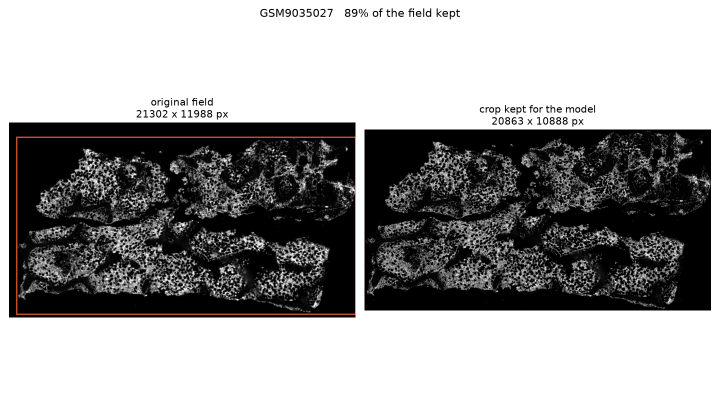
#> input picture workspace/runs/gse299193_v3/observations/image_crop/GSM9035027_original_vs_crop.png, 1440 x 840 px (shown at 1/2 size); its folder holds only this picture in this run
$ python -i nuclei.py   (imports and definitions only)
#> lines starting #> are read from the running program, lines starting #| are printed output that depends on the picture
### src/mmprog/logging_utils.py
"""Printing and run logging.

Every stage prints what it is doing, what it found and what it decided. The same
text is appended to ``run.log`` in the run directory, so a Colab session that
disconnects still leaves a readable trace. Plain ``print`` is used deliberately:
the pipeline is read by people, not log aggregators.
"""
from __future__ import annotations

import contextlib
import datetime as _dt
import os
import sys
import time
from typing import Iterator, Optional

import numpy as np
import pandas as pd

_LOG_PATH: Optional[str] = None


# [7 lines left out: function attach_log_file, not called in this run]


def say(*parts: object, indent: int = 0) -> None:
    """Print a line with a timestamp and mirror it to the run log."""
    text = " ".join(str(p) for p in parts)
    line = f"[{_dt.datetime.now():%H:%M:%S}] {'  ' * indent}{text}"
    print(line, flush=True)
    if _LOG_PATH:
        with open(_LOG_PATH, "a") as fh:
            fh.write(line + "\n")


# [54 lines left out: functions banner, section, show_table, describe_array, timed, progress, not called in this run]


def warn(*parts: object) -> None:
    say("WARNING:", *parts)
    print(" ".join(str(p) for p in parts), file=sys.stderr)

### src/mmprog/preprocessing/nuclei.py
"""Classical nucleus detection for morphology-only inference.

At deployment there is no transcriptomics and no cell segmentation model: the
pipeline has to find nuclei in a plain image. The detector is deliberately
classical (background subtraction, local threshold, distance-transform
watershed), so that the deployed model has no dependency beyond scikit-image.

Two details matter in practice:

* Polarity. DAPI has bright nuclei on a dark background; H&E rendered to grey,
  and the synthetic fixture, have dark nuclei on a light background. The image
  median decides which case we are in (background dominates the pixel count).
* Tiling. A trephine core at level 1 is a few hundred megapixels. Processing
  it as one float32 array with several intermediate copies exhausts Colab RAM,
  so the image is processed in overlapping tiles and only centroids from each
  tile's interior are kept.
"""
from __future__ import annotations

import time

import numpy as np
import scipy.ndimage as ndi
from skimage import color, feature, filters, measure, morphology, segmentation

from ..logging_utils import say


def _nuclear_channel(img: np.ndarray) -> np.ndarray:
    """Return a float image in [0, 1] where nuclei are BRIGHT, plus the polarity label."""
    if img.ndim == 3:
        # H&E RGB: the haematoxylin OD channel is already "bright nuclei".
        g = color.rgb2hed(img)[..., 0].astype(np.float32)
        g = (g - g.min()) / (np.ptp(g) + 1e-6)
        return g, "rgb_hematoxylin"
    g = img.astype(np.float32)
    g = (g - g.min()) / (np.ptp(g) + 1e-6)
    if np.median(g) < 0.5:
        return g, "bright_nuclei_dark_background"
    return 1.0 - g, "dark_nuclei_light_background"


def _detect_tile(img: np.ndarray, min_area: int, max_area: int, bg_sigma: float) -> tuple[np.ndarray, str]:
    """Detect nuclei in one tile; returns (N, 2) float32 centroids as (x, y)."""
    nuc, polarity = _nuclear_channel(img)
    # Remove slow background variation (illumination, tissue autofluorescence).
    nuc = np.clip(nuc - ndi.gaussian_filter(nuc, bg_sigma), 0, None)
    mask = (nuc > filters.threshold_local(nuc, block_size=51, offset=-0.02)) & (nuc > 0.02)
    mask = morphology.opening(mask, morphology.disk(1))
    try:
        mask = morphology.remove_small_objects(mask, max_size=min_area - 1)
    except TypeError:  # scikit-image < 0.26
        mask = morphology.remove_small_objects(mask, min_size=min_area)
    if not mask.any():
        return np.zeros((0, 2), dtype=np.float32), polarity

    # Split touching nuclei with a watershed seeded at distance-transform peaks.
    dist = ndi.distance_transform_edt(mask)
    peaks = feature.peak_local_max(dist, min_distance=3, labels=measure.label(mask), exclude_border=False)
    markers = np.zeros(mask.shape, dtype=np.int32)
    markers[tuple(peaks.T)] = np.arange(1, len(peaks) + 1)
    labels = segmentation.watershed(-dist, markers, mask=mask)

    pts = [[p.centroid[1], p.centroid[0]] for p in measure.regionprops(labels) if min_area <= p.area <= max_area]
    return np.asarray(pts, dtype=np.float32).reshape(-1, 2), polarity


def detect_nuclei(img: np.ndarray, min_area: int = 8, max_area: int = 400, bg_sigma: float = 25,
                  tile: int = 2048, overlap: int = 64) -> np.ndarray:
    """Detect nuclei over a whole image, tile by tile.

    Returns an (N, 2) float32 array of (x, y) centroids in image pixels.
    """
#> called with min_area = 8, max_area = 400, bg_sigma = 25, tile = 2048, overlap = 64
    t0 = time.time()
    H, W = img.shape[:2]
#> H = 840; W = 1440
    out = []
    polarity = "n/a"
    n_tiles = 0
    for y0 in range(0, H, tile):
        for x0 in range(0, W, tile):
            n_tiles += 1
            ya, xa = max(y0 - overlap, 0), max(x0 - overlap, 0)
            yb, xb = min(y0 + tile + overlap, H), min(x0 + tile + overlap, W)
            pts, polarity = _detect_tile(img[ya:yb, xa:xb], min_area, max_area, bg_sigma)
            if len(pts) == 0:
                continue
            pts += np.array([xa, ya], dtype=np.float32)
            # Keep only centroids inside this tile's own (non-overlap) region.
            inside = (pts[:, 0] >= x0) & (pts[:, 0] < min(x0 + tile, W)) & \
                     (pts[:, 1] >= y0) & (pts[:, 1] < min(y0 + tile, H))
            out.append(pts[inside])
#> this loop made 1 pass
#> pass 1, in _detect_tile, `nuc, polarity = _nuclear_channel(img)`:
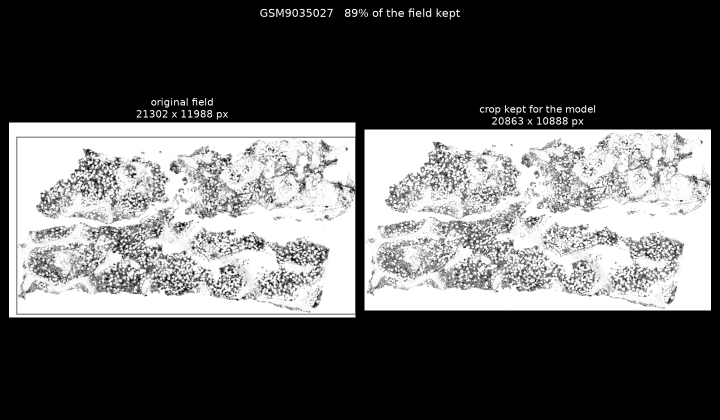
#> nuc: shape (840, 1440) float32 (shown at 1/2 size); min 0, max 1, mean 0.375
#> pass 1, in _detect_tile, `nuc = np.clip(nuc - ndi.gaussian_filter(nuc, bg_sigma), 0, None)`:
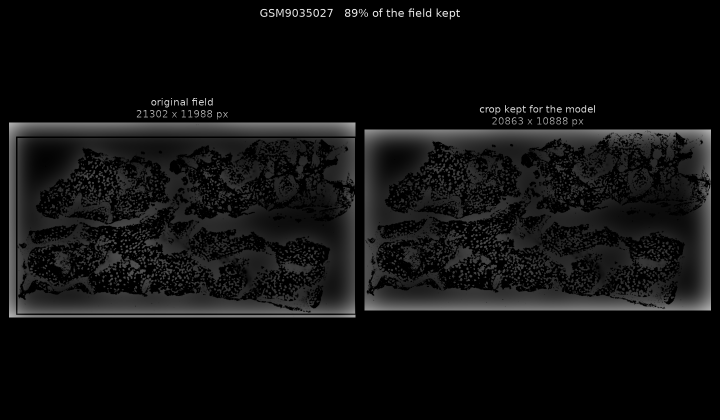
#> nuc: shape (840, 1440) float32 (shown at 1/2 size); min 0, max 0.955, mean 0.0611
#> after the loop, n_tiles = 1; out = 1 point arrays, longest 5581 points
    result = np.vstack(out) if out else np.zeros((0, 2), dtype=np.float32)
#> result = 5581 pairs, first value 24 to 1419.5, second value 17.8 to 632.1
    say(f"nucleus detection: {len(result)} nuclei in {W}x{H} image, {n_tiles} tiles, "
        f"polarity={polarity}, area window [{min_area}, {max_area}] px, {time.time() - t0:.1f}s")
    return result

>>> import cv2
>>> picture = cv2.imread('../../../workspace/runs/gse299193_v3/observations/image_crop/GSM9035027_original_vs_crop.png', cv2.IMREAD_GRAYSCALE)
>>> result = detect_nuclei(picture)

$ run again, on workspace/runs/gse299193_v3/observations/image_crop/GSM9035028_original_vs_crop.png
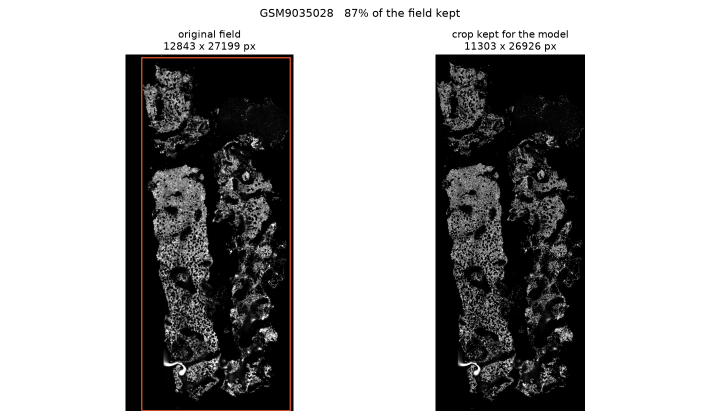
#> input picture workspace/runs/gse299193_v3/observations/image_crop/GSM9035028_original_vs_crop.png, 1440 x 840 px (shown at 1/2 size)
#> the loop in detect_nuclei, `for y0 in range(0, H, tile):` made 1 pass
#> pass 1, in _detect_tile, `nuc, polarity = _nuclear_channel(img)`:
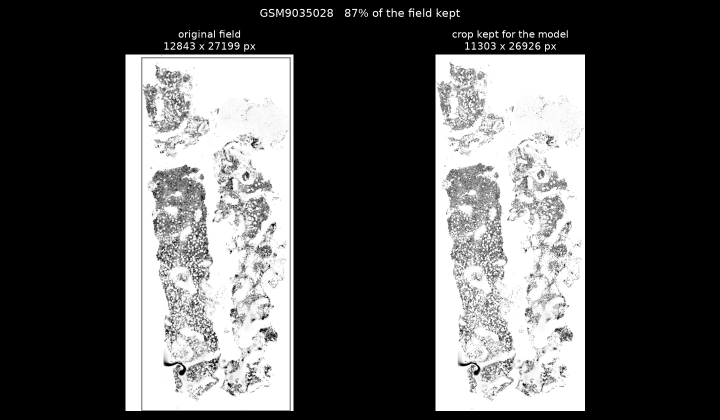
#> nuc: shape (840, 1440) float32 (shown at 1/2 size); min 0, max 1, mean 0.336
#> pass 1, in _detect_tile, `nuc = np.clip(nuc - ndi.gaussian_filter(nuc, bg_sigma), 0, None)`:
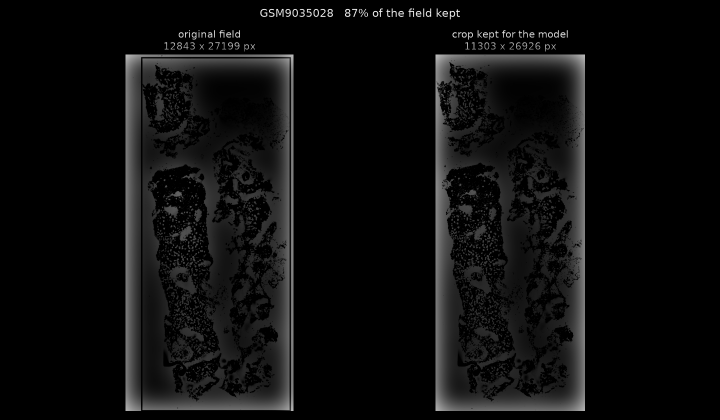
#> nuc: shape (840, 1440) float32 (shown at 1/2 size); min 0, max 0.947, mean 0.0535
#> after the loop in detect_nuclei, `for y0 in range(0, H, tile):`: n_tiles = 1; out = 1 point arrays, longest 3669 points
#> in detect_nuclei, `result = np.vstack(out) if out else np.zeros((0, 2), dtype=np.float32)`: result = 3669 pairs, first value 256.9 to 1165.9, second value 17.8 to 818.9

$ run again, on workspace/runs/gse299193_v3/observations/image_crop/GSM9035030_original_vs_crop.png
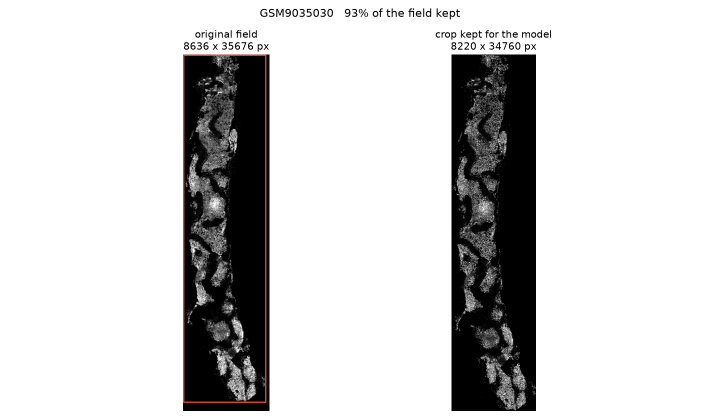
#> input picture workspace/runs/gse299193_v3/observations/image_crop/GSM9035030_original_vs_crop.png, 1440 x 840 px (shown at 1/2 size)
#> the loop in detect_nuclei, `for y0 in range(0, H, tile):` made 1 pass
#> pass 1, in _detect_tile, `nuc, polarity = _nuclear_channel(img)`:
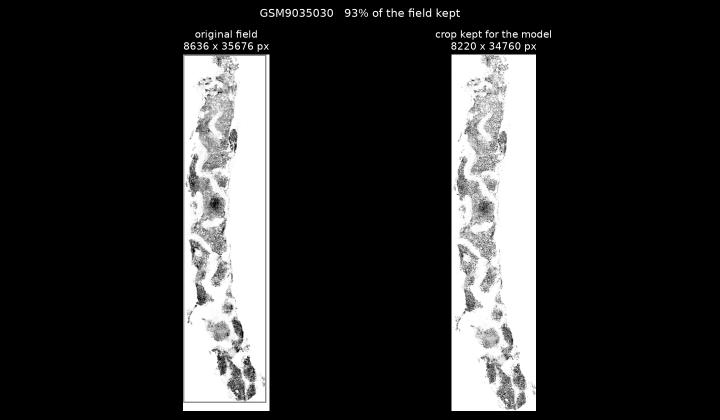
#> nuc: shape (840, 1440) float32 (shown at 1/2 size); min 0, max 1, mean 0.183
#> pass 1, in _detect_tile, `nuc = np.clip(nuc - ndi.gaussian_filter(nuc, bg_sigma), 0, None)`:
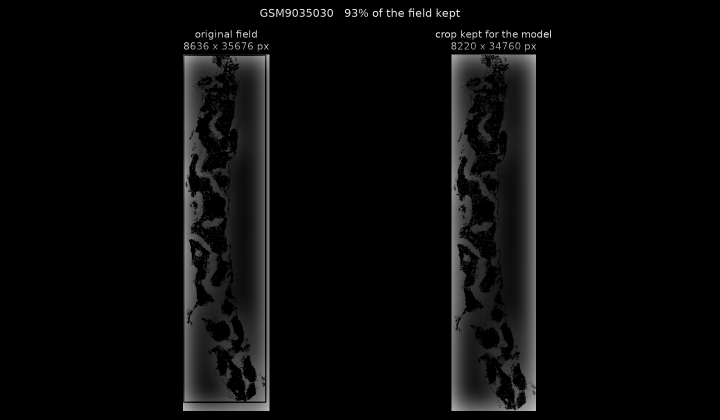
#> nuc: shape (840, 1440) float32 (shown at 1/2 size); min 0, max 0.94, mean 0.038
#> after the loop in detect_nuclei, `for y0 in range(0, H, tile):`: n_tiles = 1; out = 1 point arrays, longest 1966 points
#> in detect_nuclei, `result = np.vstack(out) if out else np.zeros((0, 2), dtype=np.float32)`: result = 1966 pairs, first value 369 to 1096, second value 17.8 to 819.9
